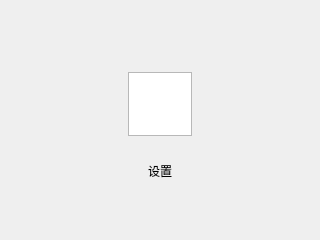
<?xml version='1.0' encoding='utf-8'?>
<ui version="4.0">
 <class>SettingHandlerWindow</class>
 <widget class="QDialog" name="SettingHandlerWindow">
  <property name="geometry">
   <rect>
    <x>0</x>
    <y>0</y>
    <width>320</width>
    <height>240</height>
   </rect>
  </property>
  <property name="windowTitle">
   <string>Title</string>
  </property>
  <widget class="QGraphicsView" name="setting_handler_icon">
   <property name="geometry">
    <rect>
     <x>128</x>
     <y>72</y>
     <width>64</width>
     <height>64</height>
    </rect>
   </property>
  </widget>
  <widget class="QLabel" name="setting_handler_label">
   <property name="geometry">
    <rect>
     <x>20</x>
     <y>143</y>
     <width>280</width>
     <height>56</height>
    </rect>
   </property>
   <property name="text">
    <string>设置</string>
   </property>
   <property name="alignment">
    <set>Qt::AlignCenter</set>
   </property>
  </widget>
 </widget>
 <resources />
 <connections />
</ui>
